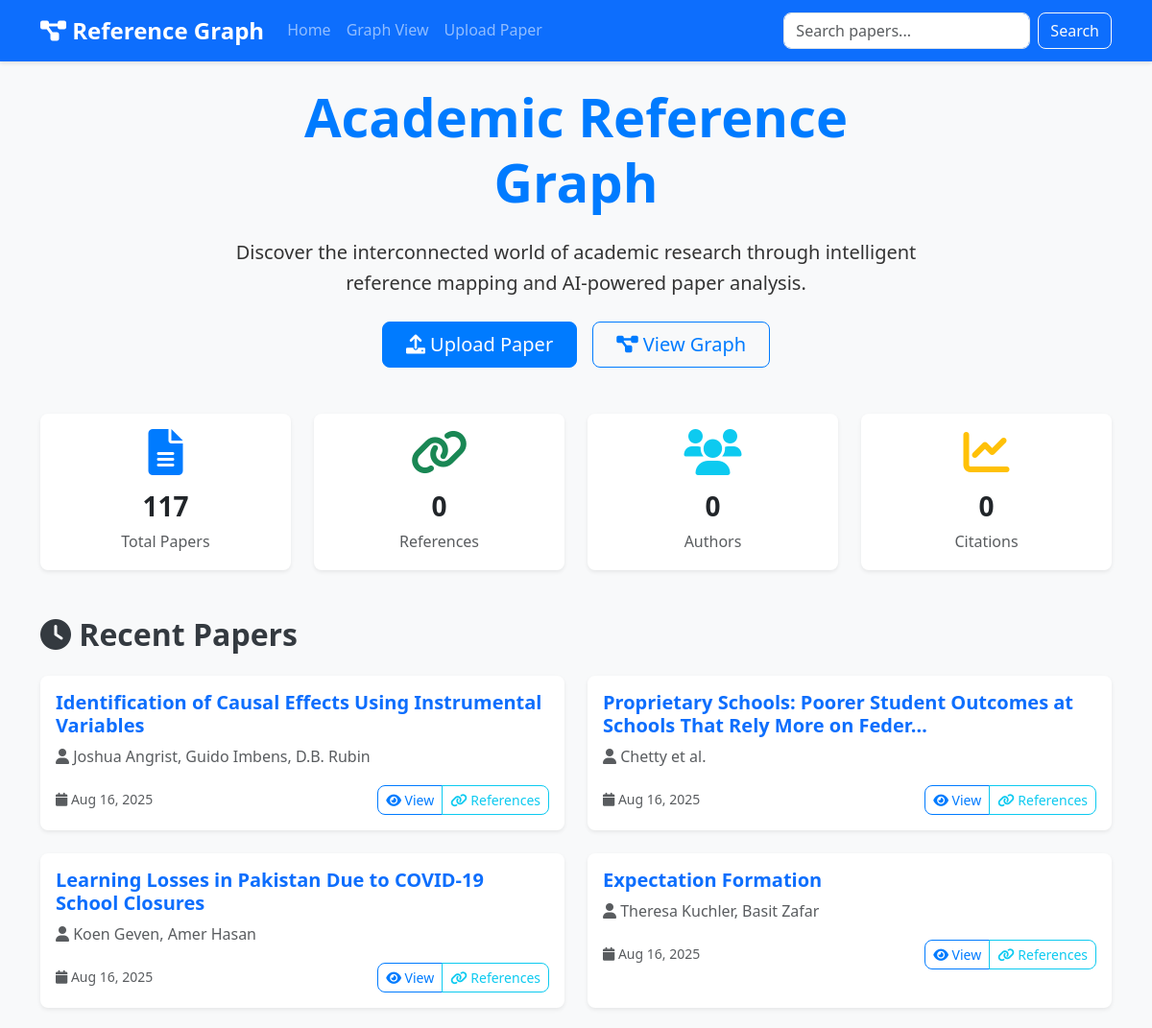
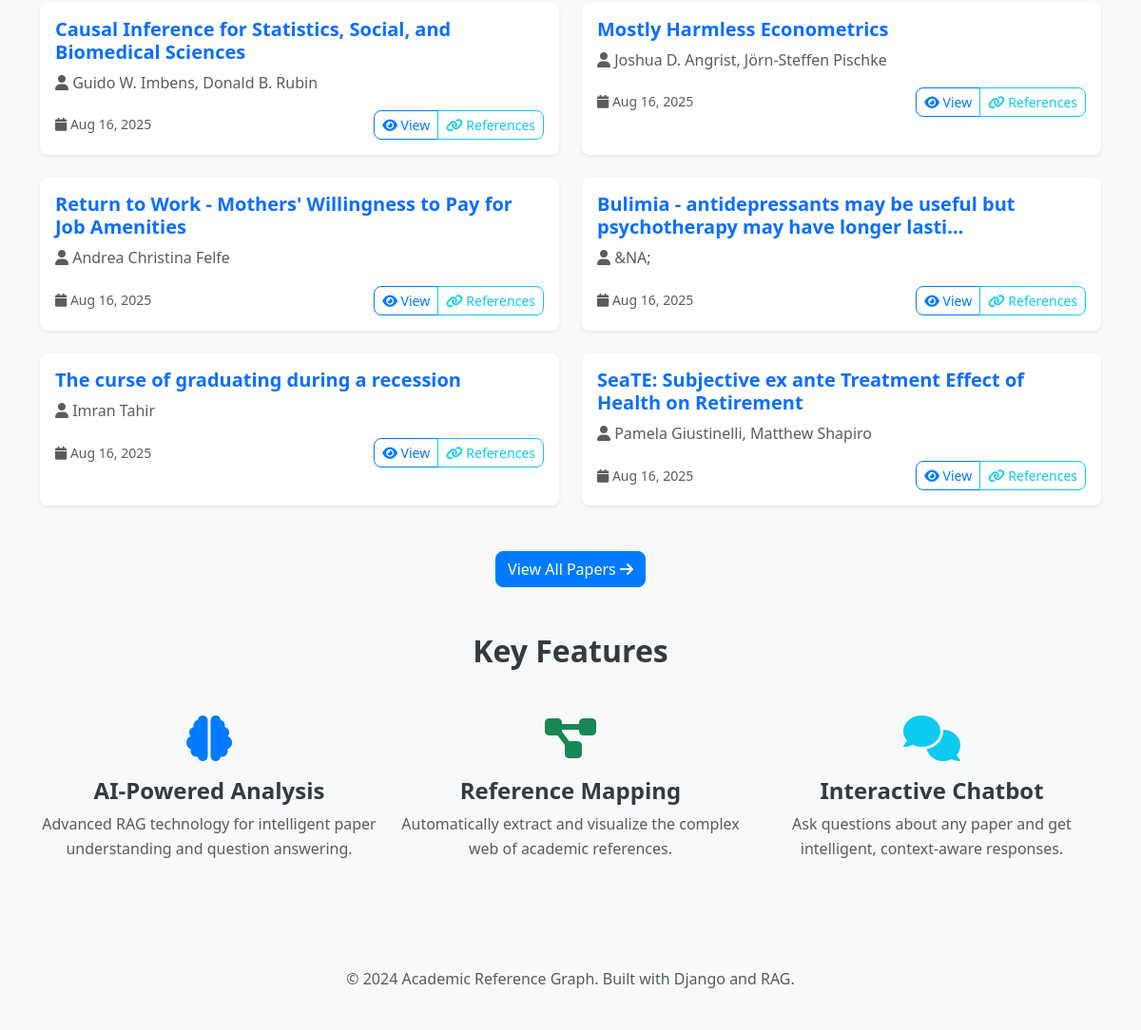
The page / on the database its author committed (2 pictures, top to bottom).
### papers/models.py (models this page shows, shortened)
class Paper(models.Model):
    id = models.UUIDField(primary_key=True, default=uuid.uuid4, editable=False)
    title = models.CharField(max_length=500)
    author = models.CharField(max_length=200)
    abstract = models.TextField(blank=True, null=True)
    file = models.FileField(
        upload_to='papers/',
        validators=[FileExtensionValidator(allowed_extensions=['pdf', 'docx', 'txt'])]
    )
    uploaded_by = models.ForeignKey(User, on_delete=models.CASCADE, null=True, blank=True)
    uploaded_at = models.DateTimeField(auto_now_add=True)
    processed = models.BooleanField(default=False)
    content_text = models.TextField(blank=True, null=True)
    doi = models.CharField(max_length=100, blank=True, null=True)
    journal = models.CharField(max_length=200, blank=True, null=True)
    year = models.IntegerField(blank=True, null=True)
    keywords = models.TextField(blank=True, null=True)
    class Meta:
        ordering = ['-uploaded_at']

### reference_graph/views.py (the view)
# urls.py: path('', views.home, name='home'),
def home(request):
    papers = Paper.objects.all()[:10]  # Show recent papers
    context = {
        'papers': papers,
        'total_papers': Paper.objects.count(),
    }
    return render(request, 'home.html', context)

### templates/home.html (shortened to what this page needs)
{% extends 'base.html' %}
{% load static %}
{% block content %}
<div class="container">
    <div class="row mb-5">
        <div class="col-lg-8 mx-auto text-center">
            <h1 class="display-4 fw-bold text-primary mb-4">
                Academic Reference Graph
            </h1>
            <p class="lead mb-4">
                Discover the interconnected world of academic research through intelligent reference mapping and AI-powered paper analysis.
            </p>
            <div class="d-grid gap-2 d-md-flex justify-content-md-center">
                <a href="{% url 'upload_paper' %}" class="btn btn-primary btn-lg px-4 me-md-2">
                    <i class="fas fa-upload"></i> Upload Paper
                </a>
                <a href="{% url 'reference_graph' %}" class="btn btn-outline-primary btn-lg px-4">
                    <i class="fas fa-project-diagram"></i> View Graph
                </a>
            </div>
        </div>
    </div>
    <div class="row mb-5">
        <div class="col-md-3 text-center">
            <div class="card border-0 shadow-sm">
                <div class="card-body">
                    <i class="fas fa-file-alt fa-3x text-primary mb-3"></i>
                    <h3 class="card-title">{{ total_papers }}</h3>
                    <p class="card-text text-muted">Total Papers</p>
                </div>
            </div>
        </div>
        <div class="col-md-3 text-center">
            <div class="card border-0 shadow-sm">
                <div class="card-body">
                    <i class="fas fa-link fa-3x text-success mb-3"></i>
                    <h3 class="card-title">{{ total_references|default:"0" }}</h3>
                    <p class="card-text text-muted">References</p>
                </div>
            </div>
        </div>
        <div class="col-md-3 text-center">
            <div class="card border-0 shadow-sm">
                <div class="card-body">
                    <i class="fas fa-users fa-3x text-info mb-3"></i>
                    <h3 class="card-title">{{ total_authors|default:"0" }}</h3>
                    <p class="card-text text-muted">Authors</p>
                </div>
            </div>
        </div>
        <div class="col-md-3 text-center">
            <div class="card border-0 shadow-sm">
                <div class="card-body">
                    <i class="fas fa-chart-line fa-3x text-warning mb-3"></i>
                    <h3 class="card-title">{{ total_citations|default:"0" }}</h3>
                    <p class="card-text text-muted">Citations</p>
                </div>
            </div>
        </div>
    </div>
    <div class="row">
        <div class="col-12">
            <h2 class="mb-4">
                <i class="fas fa-clock"></i> Recent Papers
            </h2>
            {% if papers %}
                <div class="row">
                    {% for paper in papers %}
                    <div class="col-lg-6 mb-4">
                        <div class="card h-100 shadow-sm">
                            <div class="card-body">
                                <h5 class="card-title">
                                                            {% if paper.id %}
                            <a href="{% url 'paper_detail' paper.id %}" class="text-decoration-none">
                                {{ paper.title|truncatechars:80 }}
                            </a>
                        {% else %}
                            <span class="text-muted">{{ paper.title|truncatechars:80 }}</span>
                        {% endif %}
                                </h5>
                                <p class="card-text text-muted">
                                    <i class="fas fa-user"></i> {{ paper.author }}
                                </p>
                                <div class="d-flex justify-content-between align-items-center">
                                    <small class="text-muted">
                                        <i class="fas fa-calendar"></i> {{ paper.uploaded_at|date:"M d, Y" }}
                                    </small>
                                    <div class="btn-group" role="group">
                                        {% if paper.id %}
                                            <a href="{% url 'paper_detail' paper.id %}" class="btn btn-sm btn-outline-primary">
                                                <i class="fas fa-eye"></i> View
                                            </a>
                                        {% else %}
                                            <span class="btn btn-sm btn-outline-secondary disabled">
                                                <i class="fas fa-info-circle"></i> No Details
                                            </span>
                                        {% endif %}
                                        <button type="button" class="btn btn-sm btn-outline-info"
                                                onclick="showReferences('{{ paper.id }}')">
                                            <i class="fas fa-link"></i> References
                                        </button>
                                    </div>
                                </div>
                            </div>
                        </div>
                    </div>
                    {% endfor %}
                </div>
                <div class="text-center mt-4">
                    <a href="{% url 'reference_graph' %}" class="btn btn-primary">
                        View All Papers <i class="fas fa-arrow-right"></i>
                    </a>
                </div>
            {% endif %}
        </div>
    </div>
    <div class="row mt-5">
        <div class="col-12">
            <h2 class="text-center mb-5">Key Features</h2>
        </div>
        <div class="col-md-4 text-center mb-4">
            <div class="feature-icon mb-3">
                <i class="fas fa-brain fa-3x text-primary"></i>
            </div>
            <h4>AI-Powered Analysis</h4>
            <p class="text-muted">Advanced RAG technology for intelligent paper understanding and question answering.</p>
        </div>
        <div class="col-md-4 text-center mb-4">
            <div class="feature-icon mb-3">
                <i class="fas fa-project-diagram fa-3x text-success"></i>
            </div>
            <h4>Reference Mapping</h4>
            <p class="text-muted">Automatically extract and visualize the complex web of academic references.</p>
        </div>
        <div class="col-md-4 text-center mb-4">
            <div class="feature-icon mb-3">
                <i class="fas fa-comments fa-3x text-info"></i>
            </div>
            <h4>Interactive Chatbot</h4>
            <p class="text-muted">Ask questions about any paper and get intelligent, context-aware responses.</p>
        </div>
    </div>
</div>
{% endblock %}

### templates/base.html (shortened to what this page needs)
{% load static %}
<!DOCTYPE html>
<html lang="en">
<head>
    <link href="https://cdn.jsdelivr.net/npm/bootstrap@5.3.0/dist/css/bootstrap.min.css" rel="stylesheet">
    <link href="https://cdnjs.cloudflare.com/ajax/libs/font-awesome/6.0.0/css/all.min.css" rel="stylesheet">
    <link href="{% static 'css/style.css' %}" rel="stylesheet">
</head>
<body>
    <nav class="navbar navbar-expand-lg navbar-dark bg-primary">
        <div class="container">
            <a class="navbar-brand" href="{% url 'home' %}">
                <i class="fas fa-project-diagram"></i> Reference Graph
            </a>
            <div class="collapse navbar-collapse" id="navbarNav">
                <ul class="navbar-nav me-auto">
                    <li class="nav-item">
                        <a class="nav-link" href="{% url 'home' %}">Home</a>
                    </li>
                    <li class="nav-item">
                        <a class="nav-link" href="{% url 'reference_graph' %}">Graph View</a>
                    </li>
                    <li class="nav-item">
                        <a class="nav-link" href="{% url 'upload_paper' %}">Upload Paper</a>
                    </li>
                </ul>
                <form class="d-flex" method="GET" action="{% url 'home' %}">
                    <input class="form-control me-2" type="search" name="search" placeholder="Search papers..." aria-label="Search">
                    <button class="btn btn-outline-light" type="submit">Search</button>
                </form>
            </div>
        </div>
    </nav>
    <main class="container-fluid mt-4">
        {% block content %}{% endblock %}
    </main>
    <footer class="bg-light text-center text-muted py-4 mt-5">
        <div class="container">
            <p>&copy; 2024 Academic Reference Graph. Built with Django and RAG.</p>
        </div>
    </footer>
</body>
</html>

### static/css/style.css (style rules this page uses)
:root { --primary-color: #007bff; --secondary-color: #6c757d; --success-color: #28a745; --danger-color: #dc3545; --warning-color: #ffc107; --info-color: #17a2b8; --light-color: #f8f9fa; --dark-color: #343a40; --border-radius: 8px; --box-shadow: 0 2px 8px rgba(0,0,0,0.1); --transition: all 0.3s ease; }
body { font-family: 'Segoe UI', Tahoma, Geneva, Verdana, sans-serif; line-height: 1.6; color: #333; background-color: #f8f9fa; }
h1, h2, h3, h4, h5, h6 { font-weight: 600; color: var(--dark-color); }
.text-primary { color: var(--primary-color) !important; }
.card { border: none; border-radius: var(--border-radius); box-shadow: var(--box-shadow); transition: var(--transition); }
.btn { border-radius: var(--border-radius); font-weight: 500; transition: var(--transition); }
.btn-primary { background-color: var(--primary-color); border-color: var(--primary-color); }
.btn-outline-primary { color: var(--primary-color); border-color: var(--primary-color); }
.form-control { border-radius: var(--border-radius); border: 1px solid #dee2e6; transition: var(--transition); }
.navbar { box-shadow: 0 2px 4px rgba(0,0,0,0.1); }
.navbar-brand { font-weight: 700; font-size: 1.5rem; }
.nav-link { font-weight: 500; transition: var(--transition); }

### rows shown on the page
Paper: title "Identification of Causal Effects Using Instrumental Variables", author "Joshua Angrist, Guido Imbens, D.B. Rubin", uploaded_at "Aug 16, 2025", shows "View"
Paper: title "Proprietary Schools: Poorer Student Outcomes at Schools That Rely More on Feder…", author "Chetty et al.", uploaded_at "Aug 16, 2025", shows "View"
Paper: title "Learning Losses in Pakistan Due to COVID-19 School Closures", author "Koen Geven, Amer Hasan", uploaded_at "Aug 16, 2025", shows "View"
Paper: title "Expectation Formation", author "Theresa Kuchler, Basit Zafar", uploaded_at "Aug 16, 2025", shows "View"
Paper: title "Causal Inference for Statistics, Social, and Biomedical Sciences", author "Guido W. Imbens, Donald B. Rubin", uploaded_at "Aug 16, 2025", shows "View"
Paper: title "Mostly Harmless Econometrics", author "Joshua D. Angrist, Jörn-Steffen Pischke", uploaded_at "Aug 16, 2025", shows "View"
Paper: title "Return to Work - Mothers' Willingness to Pay for Job Amenities", author "Andrea Christina Felfe", uploaded_at "Aug 16, 2025", shows "View"
Paper: title "Bulimia - antidepressants may be useful but psychotherapy may have longer lasti…", author "&NA;", uploaded_at "Aug 16, 2025", shows "View"
Paper: title "The curse of graduating during a recession", author "Imran Tahir", uploaded_at "Aug 16, 2025", shows "View"
Paper: title "SeaTE: Subjective ex ante Treatment Effect of Health on Retirement", author "Pamela Giustinelli, Matthew Shapiro", uploaded_at "Aug 16, 2025", shows "View"

### other values the page prints
{{ total_papers }} "117"
{{ total_references|default:"0" }} "0"
{{ total_authors|default:"0" }} "0"
{{ total_citations|default:"0" }} "0"
